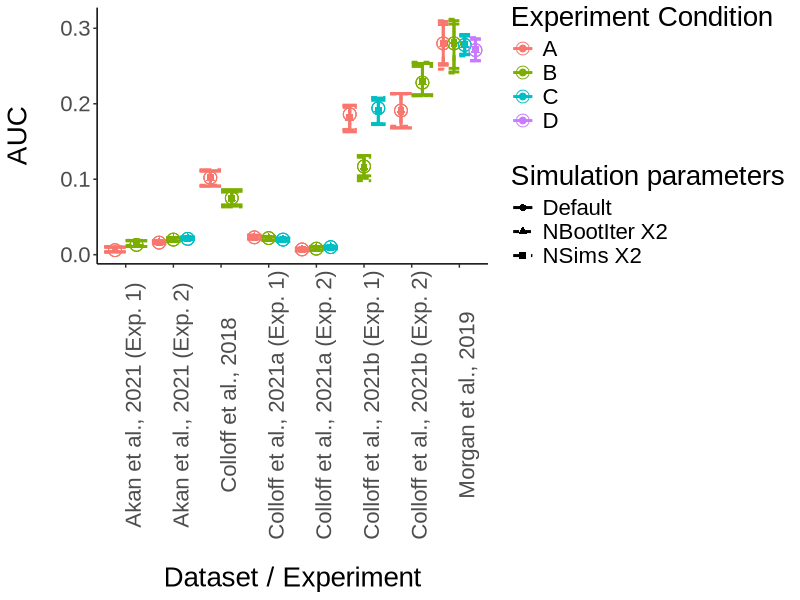

Recreate this plot in R. (Note: this script raises an error after producing the figure.)
## ---- chunk 1
#* R Setup ----
library(psych)
library(tidyverse)
library(here)

#APA theme for plots
apatheme <-
  theme_bw()+                                      #apply ggplot2() black and white theme
  theme(panel.grid.major = element_blank(),        #eliminate major grid lines
        panel.grid.minor = element_blank(),        #eliminate minor grid lines
        panel.background = element_blank(),        #eliminate the square panel background
        panel.border = element_blank(),            #eliminate the square panel border
        text=element_text(family="Arial"),         #use arial font
        #legend.title=element_blank(),              #eliminate lengend title
        legend.position= "right",                  #position legend to the right of the plot
        axis.line.x = element_line(color="black"), #include a black border along the x-axis
        axis.line.y = element_line(color="black")) #include a black border along the y-axis

#* Data files ----
auc_data = read.csv(here("./Dataset testing and reports/Dataset Testing.csv"), fileEncoding = "UTF-8-BOM") %>% 
    mutate(`Simulation parameters` = ifelse(sim_n == 200, "NSims X2",
                        ifelse(boot_n == 2000, "NBootIter X2", "Default")))

pwr_data = read.csv(here("./Dataset testing and reports/Power Estimate Stability.csv"), fileEncoding = "UTF-8-BOM") %>% 
    gather(key = "sim",
           value = "pwr",
           -dataset) %>% 
    mutate(`Simulation parameters` = ifelse(sim == "Nsims200", "NSims X2",
                        ifelse(sim == "Niter2000", "NBootIter X2", "Default")))
## ---- chunk 2
auc_plot = auc_data %>% 
    ggplot(aes(x = dataset, y = auc, color = cond, group = cond))+
    geom_point(position = position_dodge(width = .9), shape = 21, size = 4)+
    geom_point(aes(x = dataset, y = sim_auc, shape = `Simulation parameters`, color = cond, group = cond), position = position_dodge(width = .9), size = 2)+
    geom_errorbar(aes(ymin = sim_auc_lwr, ymax = sim_auc_upr, color = cond, group = cond, linetype = `Simulation parameters`), position = position_dodge(width = .9), size = 1)+
    apatheme+
    theme(text = element_text(size = 20),
          axis.text.x = element_text(angle = 90),
          axis.title.x = element_text(margin = margin(t = 20, r = 0, b = 0, l = 0)),
          axis.title.y = element_text(margin = margin(t = 0, r = 20, b = 0, l = 0)))+
    labs(x = "Dataset / Experiment",
         y = "AUC")+
    scale_color_discrete(name = "Experiment Condition")

ggsave(here("./Dataset testing and reports/AUCRecovery.png"),
       dpi = 300,
       height = 12,
       width = 16,
       units = "in")

knitr::include_graphics(here("./Dataset testing and reports/AUCRecovery.png"))
## ---- chunk 3
auc_data = auc_data %>% 
    mutate(`Simulation parameters` = factor(`Simulation parameters`, levels = c(
        "NSims X2",
        "Default",
        "NBootIter X2")),
        ci_width = sim_auc_upr - sim_auc_lwr,
        id = paste(dataset, cond, sep = " "))

ci_plot = auc_data %>% 
    ggplot(aes(x = `Simulation parameters`, y = ci_width, color = id, group = id))+
    geom_point(size = 2)+
    geom_line(size = 1.5)+
    apatheme+
    theme(text = element_text(size = 20),
          axis.text.x = element_text(angle = 90),
          axis.title.x = element_text(margin = margin(t = 20, r = 0, b = 0, l = 0)),
          axis.title.y = element_text(margin = margin(t = 0, r = 20, b = 0, l = 0)))+
    labs(x = "Simulation parameters",
         y = "95% Quantile Interval Width")+
    scale_color_discrete(name = "Experiment Condition")+
    guides(color = "none")

ggsave(here("./Dataset testing and reports/CIWidth.png"),
       dpi = 300,
       height = 10,
       width = 10,
       units = "in")

knitr::include_graphics(here("./Dataset testing and reports/CIWidth.png"))
## ---- chunk 4
pwr_data = pwr_data %>% 
    mutate(null = ifelse(grepl("Null", dataset), "Null effect", "Real data"),
           `Simulation parameters` = factor(`Simulation parameters`, levels = c(
        "NSims X2",
        "Default",
        "NBootIter X2")))

pwr_plot = pwr_data %>% 
    ggplot(aes(x = `Simulation parameters`, y = pwr, color = null, group = dataset))+
    geom_point(size = 2)+
    geom_line(size = 1.5)+
    apatheme+
    theme(text = element_text(size = 20),
          axis.text.x = element_text(angle = 90),
          axis.title.x = element_text(margin = margin(t = 20, r = 0, b = 0, l = 0)),
          axis.title.y = element_text(margin = margin(t = 0, r = 20, b = 0, l = 0)))+
    labs(x = "Simulation parameters",
         y = "Estimated power")+
    scale_color_discrete(name = "Null effect?")+
    geom_hline(yintercept = .05,
               linetype = "dashed",
               size = 1.5)

ggsave(here("./Dataset testing and reports/PwrPlot.png"),
       dpi = 300,
       height = 10,
       width = 10,
       units = "in")

knitr::include_graphics(here("./Dataset testing and reports/PwrPlot.png"))
## ---- chunk 5
knitr::include_graphics(here("./Dataset testing and reports/Full Simulation Tests/ROC curves tested.png"))
## ---- chunk 6
pwr_curve_data = read.csv(here("./Dataset testing and reports/Full Simulation Tests/Full Simulation Testing Results.csv"), fileEncoding = "UTF-8-BOM") %>% 
  mutate(Effect.size = as.factor(Effect.size),
         Run = as.factor(Run),
         cond = factor(cond, 
                       levels = c("Default",
                                  "NBootIter X2",
                                  "NSims X2",
                                  "Both",
                                  "NSims X3")))

pwr_curve_plot = pwr_curve_data %>% 
    ggplot(aes(x = N, y = Power, color = Effect.size, group = interaction(Effect.size, Run), linetype = Run))+
  facet_wrap(~cond,
             nrow = 2,
             ncol = 3)+
    geom_point(size = 2)+
    geom_line(size = 1.5)+
    apatheme+
    theme(text = element_text(size = 20),
          panel.spacing = unit(2, "lines"),
          #axis.text.x = element_text(angle = 90),
          axis.title.x = element_text(margin = margin(t = 20, r = 0, b = 0, l = 0)),
          axis.title.y = element_text(margin = margin(t = 0, r = 20, b = 0, l = 0)))+
    labs(x = "N",
         y = "Estimated power")+
    scale_color_discrete(name = "Effect size")

ggsave(here("./Dataset testing and reports/Full Simulation Tests/PwrCurvePlot.png"),
       dpi = 300,
       height = 10,
       width = 15,
       units = "in")

knitr::include_graphics(here("./Dataset testing and reports/Full Simulation Tests/PwrCurvePlot.png"))
## ---- chunk 7

knitr::include_graphics(here("./Dataset testing and reports/DPP/Sim testing results/AUC_DPP_ROCs.png"))
## ---- chunk 8

knitr::include_graphics(here("./Dataset testing and reports/DPP/Sim testing results/AUC_DPP_Run_1.png"))
## ---- chunk 9

knitr::include_graphics(here("./Dataset testing and reports/DPP/Sim testing results/AUC_DPP_Run_2.png"))
## ---- chunk 10
knitr::include_graphics(here("./Dataset testing and reports/sdtlu Testing/Comparing sdtlu vs. data method/Figures/sdtlu_resampling_variability_colloff.png"))
## ---- chunk 11
knitr::include_graphics(here("./Dataset testing and reports/sdtlu Testing/Comparing sdtlu vs. data method/Figures/sdtlu_resampling_variability_palmer.png"))
## ---- chunk 12
knitr::include_graphics(here("./Dataset testing and reports/sdtlu Testing/Comparing sdtlu vs. data method/Figures/sdtlu_resampling_power.png"))
